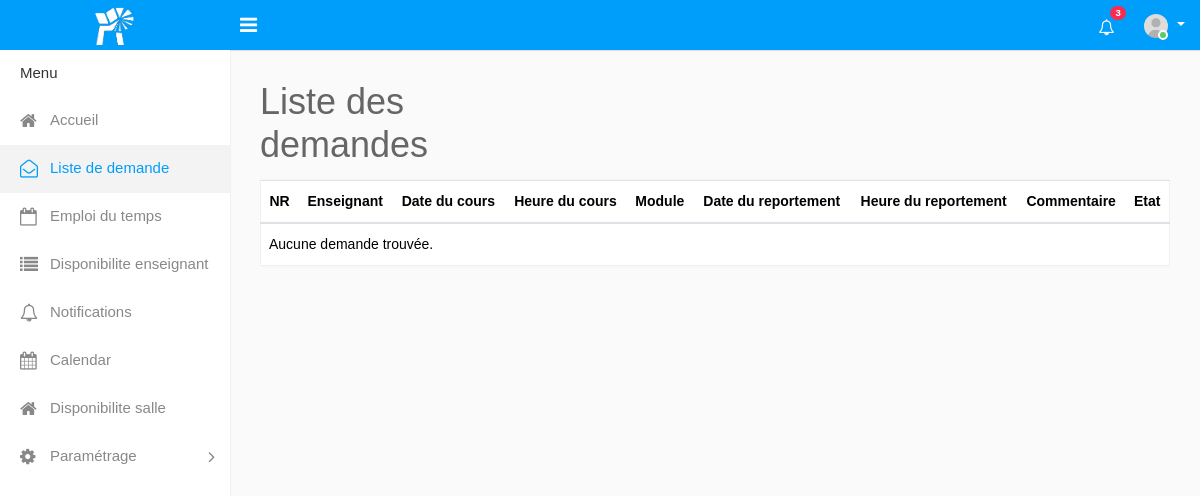
Page /demande.php on the earlier database version.
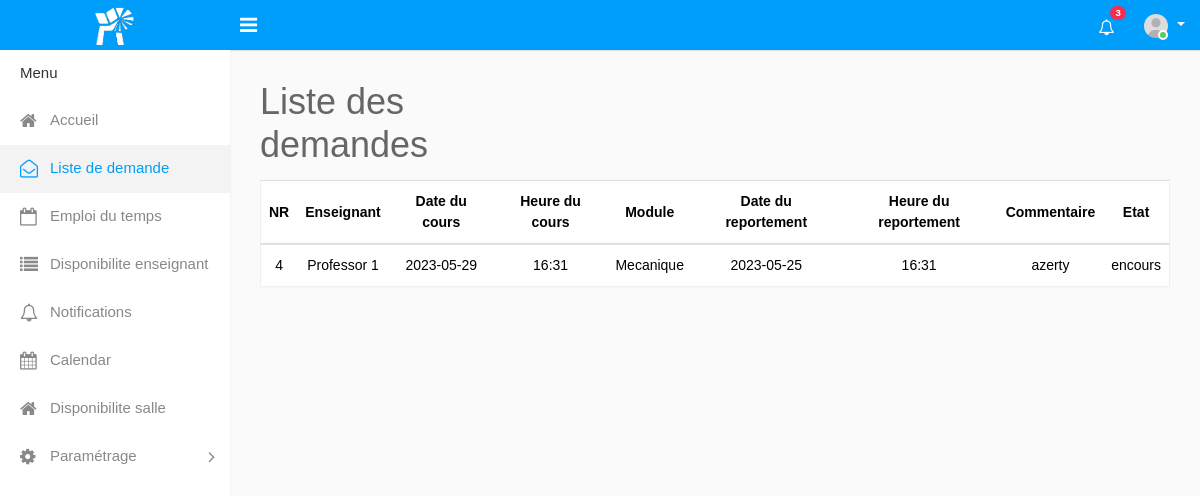
Same page on the later database version.
### tables this page shows
CREATE TABLE `demande` (
  `id_demande` int(11) NOT NULL,
  `contenu` varchar(50) NOT NULL,
  `statut_demande` varchar(50) NOT NULL DEFAULT 'En cours',
  `id_enseignant` int(11) NOT NULL,
  `Heure_Coursa` time(6) NOT NULL,
  `Module` varchar(50) NOT NULL,
  `Date_Report` date NOT NULL,
  `Date_Coursa` date NOT NULL,
  `Heure_Report` time(6) NOT NULL,
  `id_admin` int(11) NOT NULL
);

CREATE TABLE `enseignant` (
  `id_enseignant` int(11) NOT NULL,
  `nom_enseignant` varchar(50) NOT NULL,
  `email_enseignant` varchar(50) NOT NULL,
  `adresse` varchar(50) NOT NULL,
  `telephone` varchar(50) NOT NULL,
  `statut_enseignant` varchar(50) NOT NULL,
  `password` varchar(50) NOT NULL
);

### demande.php (the view, shortened to what the changed rows need)
<?php
include 'config.php';
?>
<!DOCTYPE html>
<html lang="en">
<head>
    <link rel="stylesheet" type="text/css" href="assets/css/bootstrap.min.css">
    <link rel="stylesheet" type="text/css" href="assets/css/font-awesome.min.css">
    <link rel="stylesheet" type="text/css" href="assets/css/select2.min.css">
    <link rel="stylesheet" type="text/css" href="assets/css/dataTables.bootstrap4.min.css">
    <link rel="stylesheet" type="text/css" href="assets/css/bootstrap-datetimepicker.min.css">
    <link rel="stylesheet" type="text/css" href="assets/css/style.css">
</head>
<body>
    <div class="main-wrapper">
        <div class="page-wrapper">
            <div class="content">
                <div class="row">
                    <div class="col-sm-4 col-3">
                        <h1 >Liste des demandes</h1>
                    </div>
                </div>
				<div class="row">
					<div class="col-md-12">
						<div class="table-responsive">
							<table class="table table-border table-striped custom-table datatable mb-0">
								<thead>
									<tr>
                                        <th class="text-center">NR</th>
										<th class="text-center">Enseignant </th>
                                        <th class="text-center">Date du cours</th>
                                        <th class="text-center">Heure du cours</th>
                                        <th class="text-center">Module</th>
                                        <th class="text-center">Date du reportement</th>
                                        <th class="text-center">Heure du reportement</th>
										<th class="text-center">Commentaire</th>
										<th class="text-center">Etat</th>
									</tr>
								</thead>
								<tbody>
									<tr>
                                    <?php
                                    $sql = "SELECT demande.id_demande, demande.contenu, demande.statut_demande, enseignant.nom_enseignant, demande.id_admin, demande.Date_Coursa, demande.Heure_Coursa, demande.Module, demande.Date_Report, demande.Heure_Report
        FROM demande
        INNER JOIN enseignant ON demande.id_enseignant = enseignant.id_enseignant";
$conn = new mysqli($databaseHost, $databaseUsername, $databasePassword, $databaseName);
$result = $conn->query($sql);
        if ($result->num_rows > 0) {
            while ($row = $result->fetch_assoc()) {
                $heureCoursa = substr($row["Heure_Coursa"], 0, 5);
                $heureReport = substr($row["Heure_Report"], 0, 5);
                echo "<tr>";
                echo "<td class=\"text-center\">" . $row["id_demande"] . "</td>";
                echo "<td class=\"text-center\">" . $row["nom_enseignant"] . "</td>";
                echo "<td class=\"text-center\">" . $row["Date_Coursa"] . "</td>";
                echo "<td class=\"text-center\">" . $heureCoursa. "</td>";
                echo "<td class=\"text-center\">" . $row["Module"] . "</td>";
                echo "<td class=\"text-center\">" . $row["Date_Report"] . "</td>";
                echo "<td class=\"text-center\">" . $heureReport . "</td>";
                echo "<td class=\"text-center\">" . $row["contenu"] . "</td>";
                echo "<td class=\"text-center\">" . $row["statut_demande"] . "</td>";
                echo "</tr>";
            }
        } else {
            echo "<tr><td colspan='10'>Aucune demande trouvée.</td></tr>";
        }
        ?>
									</tr>
								</tbody>
							</table>
						</div>
					</div>
                </div>
            </div>
		</div>
    </div>
</body>

Differences in the rows shown:
added demande: id_demande "4", id_enseignant.nom_enseignant "Professor 1", Date_Coursa "2023-05-29", Heure_Coursa "16:31", Module "Mecanique", Date_Report "2023-05-25", Heure_Report "16:31", contenu "azerty", statut_demande "encours"
Other differences:
text no longer shown: "Aucune demande trouvée."
